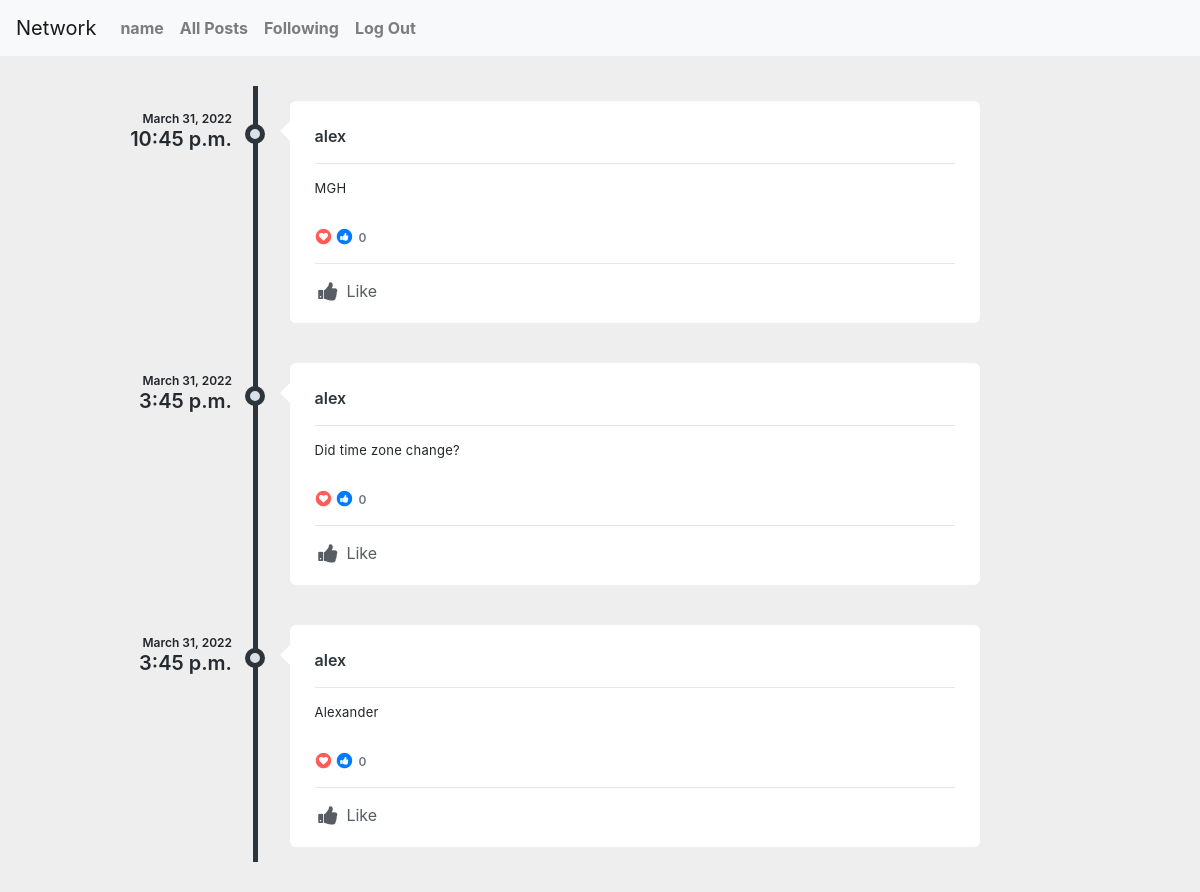
The page /following/2/ (signed in) on the database as committed earlier.
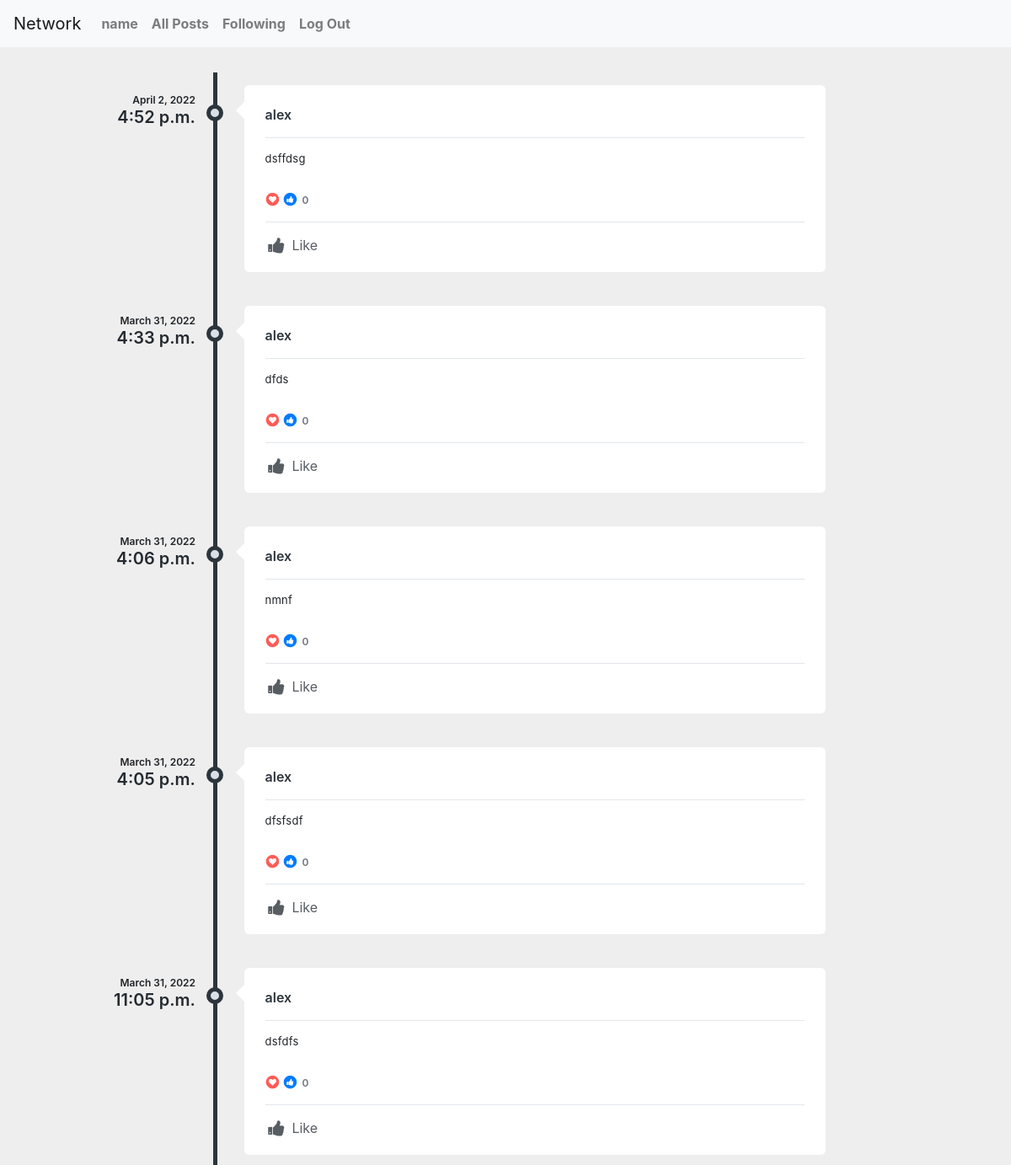
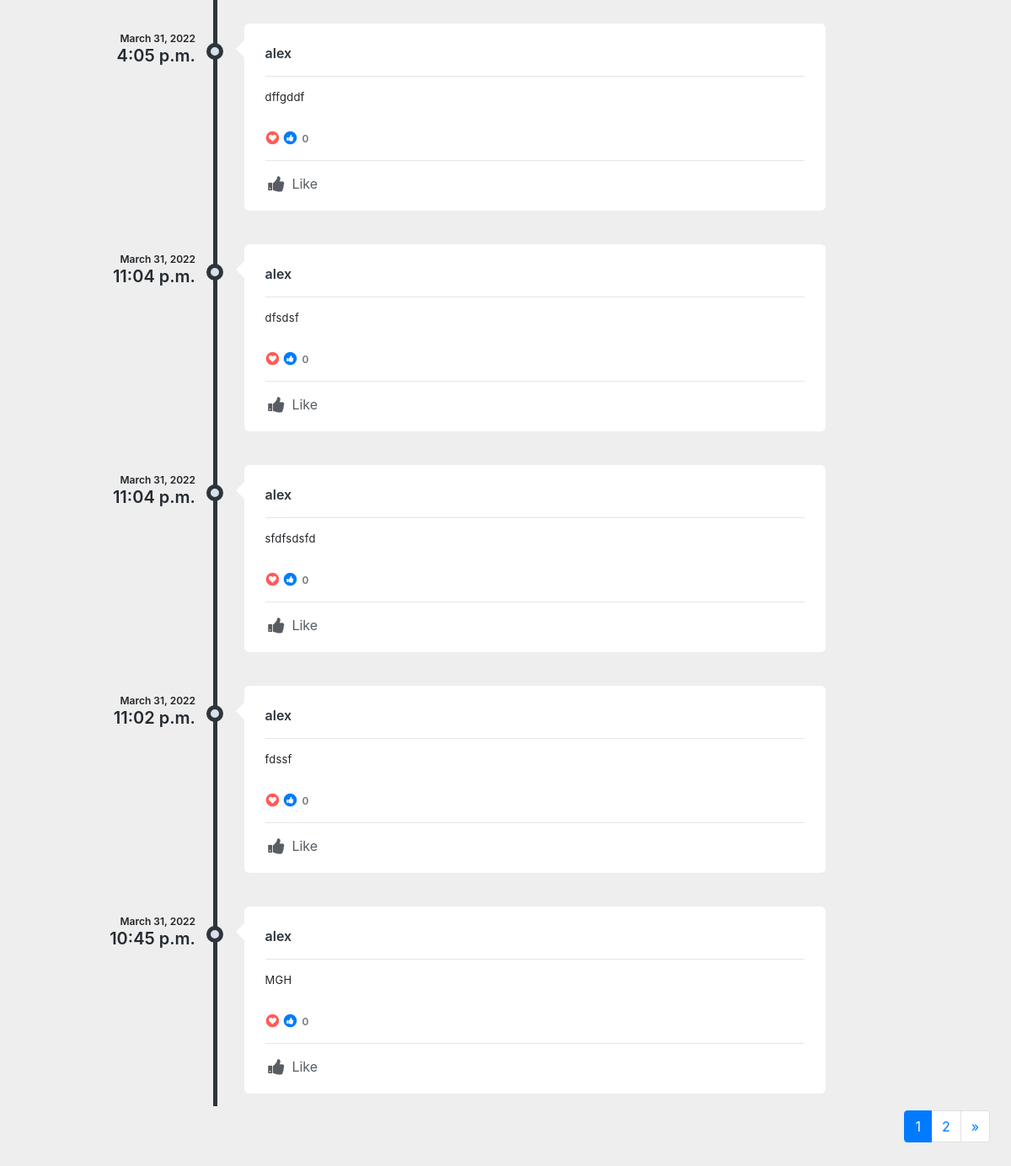
The same page on the database as committed later (2 pictures, top to bottom).
### network/models.py (models this page shows, shortened)
class Posts(models.Model):
    person = models.ForeignKey(User, on_delete=models.CASCADE)
    post = models.CharField(max_length=280)
    timestamp = models.DateTimeField(auto_now_add=True)
    likes = models.ManyToManyField(User, related_name= 'likes')
    def likes_as_flat_user_id_list(self):
        return self.likes.values_list('id', flat=True)

class User(AbstractUser):
    pass

### network/views.py (the view)
# urls.py: path("following/<str:user_id>/", views.following, name = "following"),
@login_required
def following(request, user_id):
    if request.user == User.objects.get(pk = user_id):
        get = Posts.objects.filter(person__following__person= user_id).order_by('-id')
        paginator = Paginator(get, 10)
        page_number = request.GET.get('page')
        page_obj = paginator.get_page(page_number)
    else:
        return render(request, "network/following.html", {
                "message": "You cannot access this page"
            })
    return render(request, "network/following.html", {"page_obj": page_obj})

### network/templates/network/following.html (shortened to what this page needs)
{% extends "network/layout.html" %}
{% block body %}
               <div class="profile-content">
               <div class="tab-content p-0">
                  <div class="tab-pane fade active show" id="profile-post">
                     <ul class="timeline">
                         {% for post in page_obj %}
                        <li>
                           <div class="timeline-time">
                              <span class="date">{{post.timestamp.date}}</span>
                              <span class="time">{{post.timestamp.time}}</span>
                           </div>
                           <div class="timeline-icon">
                              <a href="javascript:;">&nbsp;</a>
                           </div>
                           <div class="timeline-body">
                              <div class="timeline-header">
                                 <span class="username"><a href="{% url 'username' post.person %}">{{post.person}}</a> <small></small></span>
                              </div>
                              <div class="timeline-content">
                                 <p data-id= "{{post.pk}}">
                                   {{post.post}}
                                 </p>
                              </div>
                              <div class="timeline-likes">
                                 <div class="stats">
                                    <span class="fa-stack fa-fw stats-icon">
                                    <i class="fa fa-circle fa-stack-2x text-danger"></i>
                                    <i class="fa fa-heart fa-stack-1x fa-inverse t-plus-1"></i>
                                    </span>
                                    <span class="fa-stack fa-fw stats-icon">
                                    <i class="fa fa-circle fa-stack-2x text-primary"></i>
                                    <i class="fa fa-thumbs-up fa-stack-1x fa-inverse"></i>
                                    </span>
                                    <span data-id= "{{post.pk}}6" class="stats-total">{{post.likes.count }} </span>
                                 </div>
                              </div>
                              <div class="timeline-footer">
                                 {% if request.user.id in post.likes_as_flat_user_id_list %}
                                 <a href="javascript:;" onclick="updatelike('{{post.pk}}')" data-id="{{post.pk}}7" class="alreadyliked m-r-15 text-inverse-lighter"><i class="fa fa-thumbs-up fa-fw fa-lg m-r-3"></i> Like</a>
                                 {% else %}
                                 <a href="javascript:;" onclick="updatelike('{{post.pk}}')" data-id="{{post.pk}}7" class="m-r-15 text-inverse-lighter"><i class="fa fa-thumbs-up fa-fw fa-lg m-r-3"></i> Like</a>
                                 {% endif %}
                              </div>
                           </div>
                           </li>
                           {% endfor%}
                        </ul>
{% if page_obj.has_other_pages %}
   <nav aria-label="Page navigation">
    <ul class="pagination justify-content-end">
{% for n in page_obj.paginator.page_range %}
  {% if page_obj.number == n %}
    <li class="page-item active">
      <span class="page-link">{{ n }}<span class="sr-only">(current)</span></span>
    </li>
  {% elif n > page_obj.number|add:'-3' and n < page_obj.number|add:'3' %}
    <li class="page-item"><a class="page-link" href="?page={{ n }}">{{ n }}</a></li>
  {% endif %}
{% endfor %}
{% if page_obj.has_next %}
  <li class="page-item">
    <a class="page-link" href="?page={{ page_obj.paginator.num_pages }}" aria-label="Next">
      <span aria-hidden="true">&raquo;</span>
    </a>
  </li>
  {% endif %}   </ul> </nav>
{% endif %}
{% endblock %}

Rows that differ between the two databases and show on the page:
no longer on this page (row unchanged): Posts: timestamp "March 31, 2022", timestamp.time "3:45 p.m.", person "alex", post "Did time zone change?", likes.count "0"
no longer on this page (row unchanged): Posts: timestamp "March 31, 2022", timestamp.time "3:45 p.m.", person "alex", post "Alexander", likes.count "0"
added Posts: timestamp "April 2, 2022", timestamp.time "4:52 p.m.", person "alex", post "dsffdsg", likes.count "0"
added Posts: timestamp "March 31, 2022", timestamp.time "4:33 p.m.", person "alex", post "dfds", likes.count "0"
added Posts: timestamp "March 31, 2022", timestamp.time "4:06 p.m.", person "alex", post "nmnf", likes.count "0"
added Posts: timestamp "March 31, 2022", timestamp.time "4:05 p.m.", person "alex", post "dfsfsdf", likes.count "0"
added Posts: timestamp "March 31, 2022", timestamp.time "11:05 p.m.", person "alex", post "dsfdfs", likes.count "0"
added Posts: timestamp "March 31, 2022", timestamp.time "4:05 p.m.", person "alex", post "dffgddf", likes.count "0"
added Posts: timestamp "March 31, 2022", timestamp.time "11:04 p.m.", person "alex", post "dfsdsf", likes.count "0"
added Posts: timestamp "March 31, 2022", timestamp.time "11:04 p.m.", person "alex", post "sfdfsdsfd", likes.count "0"
added Posts: timestamp "March 31, 2022", timestamp.time "11:02 p.m.", person "alex", post "fdssf", likes.count "0"
Other text that changed with them:
new list line: "1"
new list line: "2"
